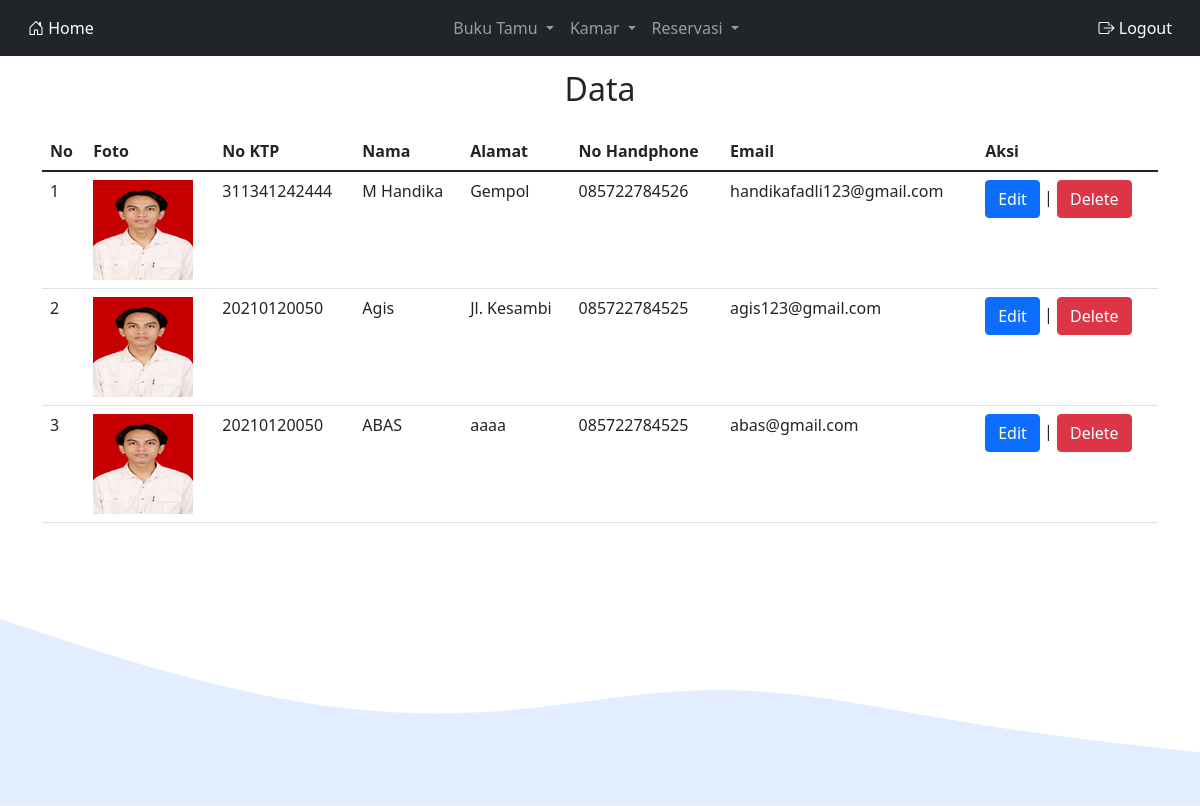
Page /dataReservasi.php on the committed database.
### tables this page shows
CREATE TABLE `reservasi` (
  `id_reservasi` int(11) NOT NULL,
  `no_ktp` varchar(50) NOT NULL,
  `nama` varchar(100) NOT NULL,
  `ttl` date NOT NULL,
  `alamat` text NOT NULL,
  `no_hp` varchar(50) NOT NULL,
  `email` varchar(100) NOT NULL,
  `check_in` date NOT NULL,
  `check_out` date NOT NULL,
  `jumlah_hari` int(11) NOT NULL,
  `kamar` varchar(50) NOT NULL,
  `jumlah_kamar` int(11) NOT NULL,
  `foto` text NOT NULL
);

### database.php (called while the page is built, shortened)
<?php
class database
{
    var $host = "localhost";
    var $user = "root";
    var $pas = "";
    var $db = "hotel2";
    var $koneksi = "";
    function __construct()
    {
        $this->koneksi = mysqli_connect($this->host, $this->user, $this->pas, $this->db);
    }
    function dataReservasi()
    {
        $data = mysqli_query($this->koneksi, "SELECT * FROM reservasi");
        while ($row = mysqli_fetch_array($data)) {
            $hasil[] = $row;
        }
        return $hasil;
    }
}

### dataReservasi.php (the view, shortened to what this page needs)
<?php
class home
{
    function __construct()
    {
        include "menu.php";
    }
}
$halUtama = new home;
include_once "database.php";
$db = new database();
$data = $db->dataReservasi();
?>
<!DOCTYPE html>
<html lang="en">
<head>
    <link rel="stylesheet" href="https://cdn.jsdelivr.net/npm/bootstrap-icons@1.8.1/font/bootstrap-icons.css">
    <link href="https://cdn.jsdelivr.net/npm/bootstrap@5.1.3/dist/css/bootstrap.min.css" rel="stylesheet">
</head>
<body>
    <section id="dataBarang">
        <div class="container">
            <div class="row text-center">
                <div class="col">
                    <h2 class="fw-normal mb-4">Data</h2>
                </div>
            </div>
            <div class="row justify-content-center">
                <div class="col-md">
                    <table class="table table-hover">
                        <thead>
                            <tr>
                                <th>No</th>
                                <th>Foto</th>
                                <th>No KTP</th>
                                <th>Nama</th>
                                <th>Alamat</th>
                                <th>No Handphone</th>
                                <th>Email</th>
                                <th>Aksi</th>
                            </tr>
                        </thead>
                        <tbody>
                            <?php
                            $no = 1;
                            foreach ($data as $row) {
                            ?>
                                <tr>
                                    <td><?= $no++; ?></td>
                                    <td><?= "<img src='img/$row[foto]'>"; ?></td>
                                    <td><?= $row["no_ktp"]; ?></td>
                                    <td><?= $row["nama"]; ?></td>
                                    <td><?= $row["alamat"]; ?></td>
                                    <td><?= $row["no_hp"]; ?></td>
                                    <td><?= $row["email"]; ?></td>
                                    <td><a href="<?= "formReservasi.php?&&edit=update&&id=$row[id_reservasi]"; ?>" class="btn btn-m btn-primary">Edit</a> |
                                        <a href="<?= "prosesReservasi.php?&&aksi=delete&&id=$row[id_reservasi]"; ?>" class="btn btn-m btn-danger" onclick="javascript: return confirm('Apakah anda yakin ingin dihapus?')">Delete</a>
                                    </td>
                                </tr>
                            <?php } ?>
                        </tbody>
                    </table>
                </div>
            </div>
        </div>
    </section>
</body>
</html>

### menu.php (shortened to what this page needs)
<nav class="navbar navbar-expand-lg navbar-dark bg-dark fixed-top">
    <div class="container-fluid">
        <div class="collapse navbar-collapse" id="navbarSupportedContent">
            <a class="nav-link active text-white" aria-current="page" href="index.php"><i class="bi bi-house-door"></i> Home</a>
            <ul class="navbar-nav mx-auto mb-2 mb-lg-0">
                <li class="nav-item dropdown">
                    <a class="nav-link dropdown-toggle" href="#" id="navbarDropdown" role="button" data-bs-toggle="dropdown" aria-expanded="false">
                        Buku Tamu
                    </a>
                </li>
                <li class="nav-item dropdown">
                    <a class="nav-link dropdown-toggle" href="#" id="navbarDropdown" role="button" data-bs-toggle="dropdown" aria-expanded="false">
                        Kamar
                    </a>
                </li>
                <li class="nav-item dropdown">
                    <a class="nav-link dropdown-toggle" href="#" id="navbarDropdown" role="button" data-bs-toggle="dropdown" aria-expanded="false">
                        Reservasi
                    </a>
                </li>
            </ul>
            <a class="nav-link text-white text-decoration-none" href="#"><i class="bi bi-box-arrow-right"></i> Logout</a>
        </div>
    </div>
</nav>

### dataReservasi.php (style rules this page uses)
h2 { margin-top: 70px; }

### rows in the picture
reservasi: foto (picture), no_ktp "311341242444", nama "M Handika", alamat "Gempol", no_hp "085722784526", email "handikafadli123@gmail.com"
reservasi: foto (picture), no_ktp "20210120050", nama "Agis", alamat "Jl. Kesambi", no_hp "085722784525", email "agis123@gmail.com"
reservasi: foto (picture), no_ktp "20210120050", nama "ABAS", alamat "aaaa", no_hp "085722784525", email "abas@gmail.com"
